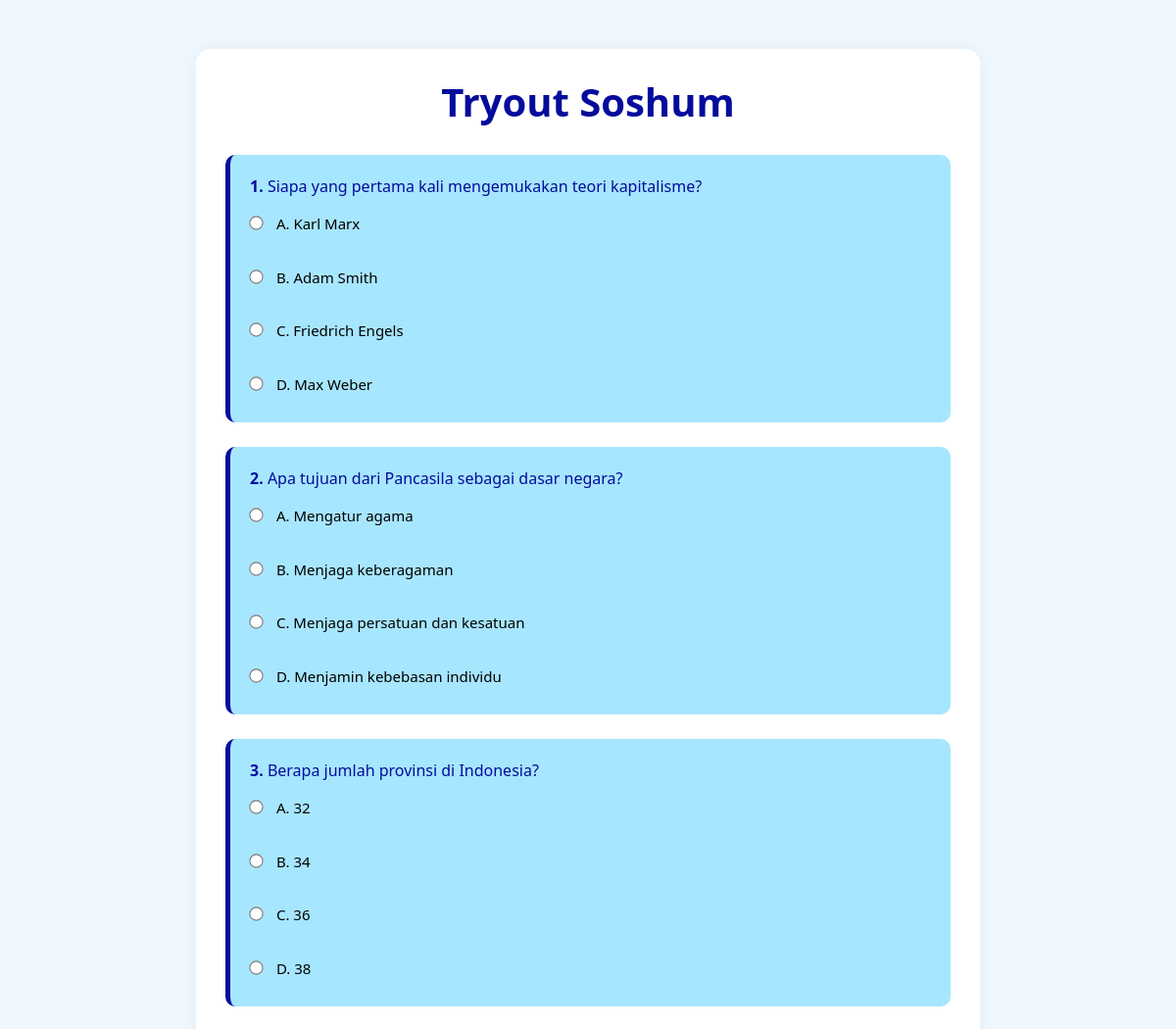
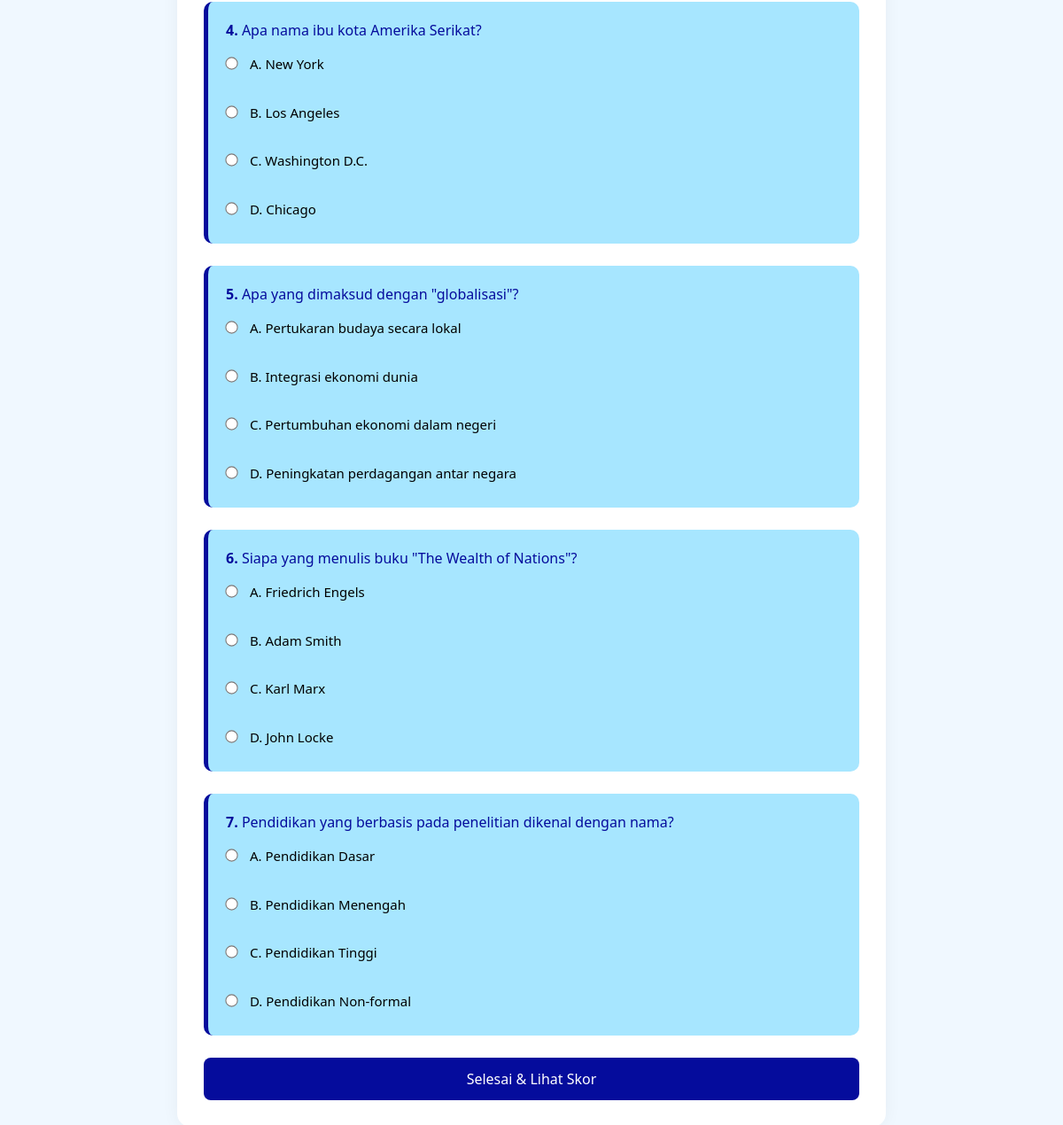
/Program/tryout_soshum.php, run on the app's committed database (2 pictures, top to bottom).
### tables this page shows
CREATE TABLE `soal` (
  `id_soal` int NOT NULL,
  `id_tryout` int DEFAULT NULL,
  `pertanyaan` text NOT NULL,
  `opsi_a` text,
  `opsi_b` text,
  `opsi_c` text,
  `opsi_d` text,
  `jawaban_benar` char(1) DEFAULT NULL
);

### Program/tryout_soshum.php (the view, shortened to what this page needs)
<?php
include '../Auth/connect.php';
$id_tryout = 2;
$query = $conn->prepare("SELECT * FROM soal WHERE id_tryout = ?");
$query->bind_param("i", $id_tryout);
$query->execute();
$result = $query->get_result();
?>
<!DOCTYPE html>
<html lang="id">
<head>
    <link rel="stylesheet" href="tryout.css">
</head>
<body>
    <div class="tryout-container">
        <h1>Tryout Soshum</h1>
        <form action="submit_tryout.php" method="post">
            <?php $no = 1; while ($row = $result->fetch_assoc()): ?>
                <div class="soal-box">
                    <p><strong><?= $no++ ?>.</strong> <?= $row['pertanyaan'] ?></p>
                    <div class="opsi">
                        <label><input type="radio" name="answers[<?= $row['id_soal'] ?>]" value="A"> A. <?= $row['opsi_a'] ?></label><br>
                        <label><input type="radio" name="answers[<?= $row['id_soal'] ?>]" value="B"> B. <?= $row['opsi_b'] ?></label><br>
                        <label><input type="radio" name="answers[<?= $row['id_soal'] ?>]" value="C"> C. <?= $row['opsi_c'] ?></label><br>
                        <label><input type="radio" name="answers[<?= $row['id_soal'] ?>]" value="D"> D. <?= $row['opsi_d'] ?></label>
                    </div>
                </div>
            <?php endwhile; ?>
            <button type="submit" class="btn-submit">Selesai & Lihat Skor</button>
        </form>
    </div>
</body>
</html>

### Program/tryout.css (style rules this page uses)
body { background-color: #f0f8ff; font-family: 'Segoe UI', sans-serif; margin: 0; padding: 0; }
.tryout-container { max-width: 800px; margin: 50px auto; padding: 30px; background-color: #ffffff; border-radius: 15px; box-shadow: 0 0 20px rgba(0, 0, 0, 0.05); }
.tryout-container h1 { text-align: center; margin-bottom: 30px; color: #050c9c; font-weight: 600; }
.soal-box { background-color: #A7E6FF; border-left: 5px solid #050c9c; padding: 20px; margin-bottom: 25px; border-radius: 10px; }
.soal-box p { font-size: 16px; margin-bottom: 15px; color: #050c9c; }
.opsi label { display: block; margin-bottom: 8px; cursor: pointer; font-size: 15px; color: #000; }
input[type="radio"] { margin-right: 10px; transform: scale(1.1); }
.btn-submit { display: block; width: 100%; padding: 12px; font-size: 16px; font-weight: 500; color: white; background-color: #050c9c; border: none; border-radius: 8px; transition: background-color 0.3s ease; margin-top: 20px; }

### data on the page
soal: pertanyaan "Siapa yang pertama kali mengemukakan teori kapitalisme?", opsi_a "Karl Marx", opsi_b "Adam Smith", opsi_c "Friedrich Engels", opsi_d "Max Weber"
soal: pertanyaan "Apa tujuan dari Pancasila sebagai dasar negara?", opsi_a "Mengatur agama", opsi_b "Menjaga keberagaman", opsi_c "Menjaga persatuan dan kesatuan", opsi_d "Menjamin kebebasan individu"
soal: pertanyaan "Berapa jumlah provinsi di Indonesia?", opsi_a "32", opsi_b "34", opsi_c "36", opsi_d "38"
soal: pertanyaan "Apa nama ibu kota Amerika Serikat?", opsi_a "New York", opsi_b "Los Angeles", opsi_c "Washington D.C.", opsi_d "Chicago"
soal: pertanyaan "Apa yang dimaksud dengan \"globalisasi\"?", opsi_a "Pertukaran budaya secara lokal", opsi_b "Integrasi ekonomi dunia", opsi_c "Pertumbuhan ekonomi dalam negeri", opsi_d "Peningkatan perdagangan antar negara"
soal: pertanyaan "Siapa yang menulis buku \"The Wealth of Nations\"?", opsi_a "Friedrich Engels", opsi_b "Adam Smith", opsi_c "Karl Marx", opsi_d "John Locke"
soal: pertanyaan "Pendidikan yang berbasis pada penelitian dikenal dengan nama?", opsi_a "Pendidikan Dasar", opsi_b "Pendidikan Menengah", opsi_c "Pendidikan Tinggi", opsi_d "Pendidikan Non-formal"
